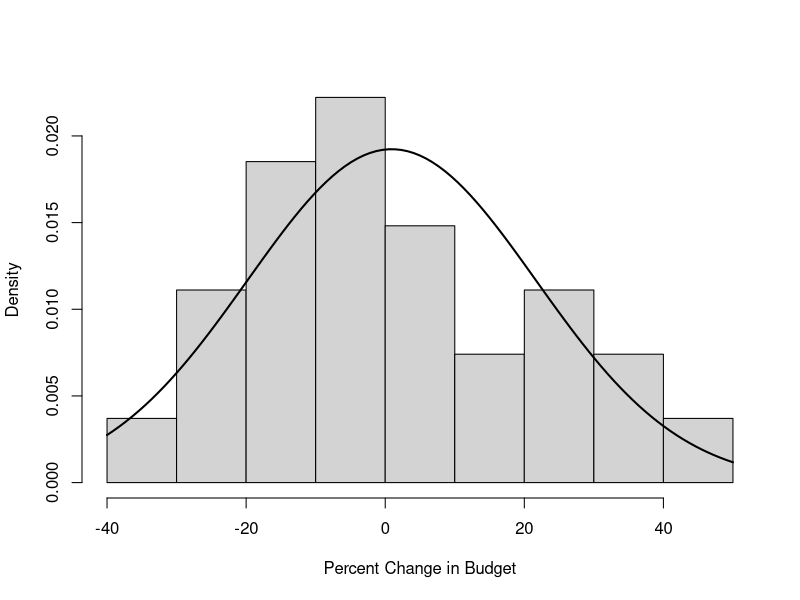
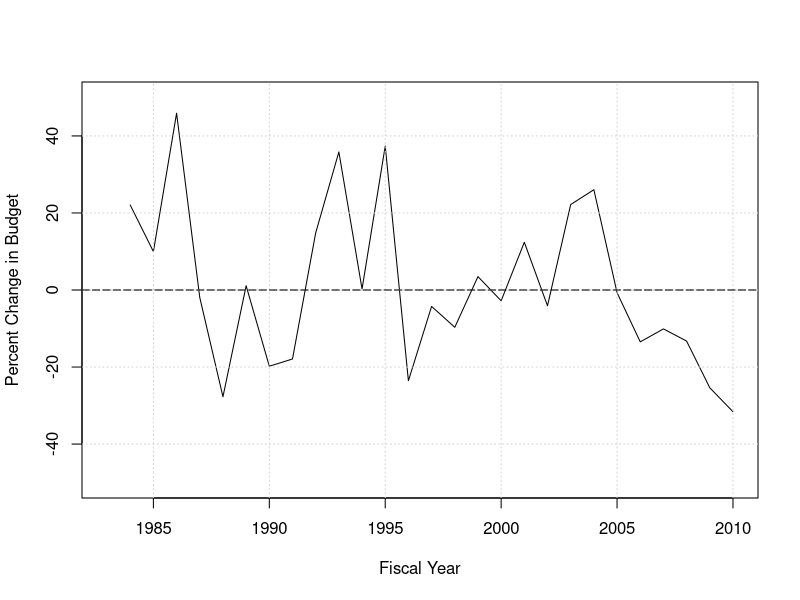

These charts were generated, in order, by the following R code:
## ---- chunk 1
bud <- read.csv("OCRWMbudget.csv")
## ---- chunk 2
pdf("perCHG.pdf")
hist(bud$perCHG, prob=TRUE, xlab=("Percent Change in Budget"), main="")
curve(dnorm(x, mean=mean(na.omit(bud$perCHG)),sd=sd(na.omit(bud$perCHG))), add=TRUE, lwd=2)
dev.off()
pdf("perCHGline.pdf")
plot(bud$FY, bud$perCHG, type="l", ylim=c(-50,50), xlab=("Fiscal Year"), ylab=c("Percent Change in Budget"))
grid()
abline(h=0, lty=5)
dev.off()
## ---- chunk 3
Rbud <- tapply(bud$perCHG, bud$reid, mean, na.rm=TRUE)
summary(aovR <- aov(bud$perCHG~as.factor(bud$reid)))
aovRp <- summary(aovR)[[1]][["Pr(>F)"]]
